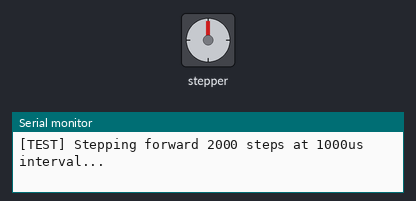
The sketch below on a simulated Arduino Uno, built with avr-gcc and run on an emulated ATmega328P. Shown: stepper motor, the last lines printed to the serial monitor. Wiring (inferred from the names in the program): stepper motor driver (200 steps per turn assumed): step pin 7; direction pin 6; enable pin 5.

Above: at 3.05 s.
At 4.55 s:
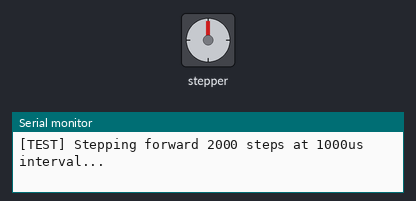
At 6.05 s:
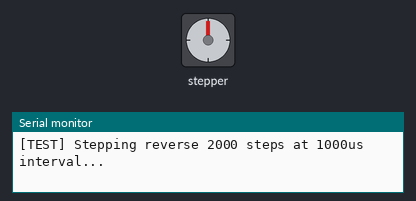
At 9.0 s:
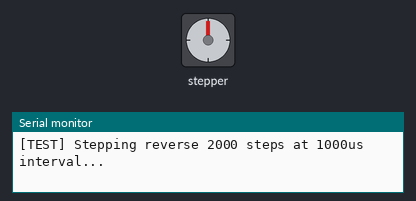
Timing chart, 0 to 10.9 s (numbered marks = the images above):
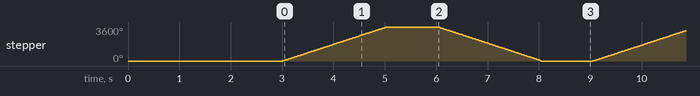

The sketch:

phase2_stepper_test.ino
```cpp
/*
 * PET2PRINT - Commissioning Phase 2: TMC2209 & 27:1 Stepper Test
 * Target: Arduino UNO R4 WiFi
 *
 * Purpose:
 * Tests the TMC2209 driver and geared NEMA17 motor without heating.
 * Verifies motor wiring coil pairs, driver enable pin, stepping pulses, and direction.
 *
 * Safety:
 * - Ensure motor coil pairs (1A/1B and 2A/2B) were verified with a multimeter before plugging in.
 * - Set TMC2209 VREF potentiometer before running.
 */

#include <Arduino.h>

#define PIN_EN    5
#define PIN_DIR   6
#define PIN_STEP  7

void setup() {
    Serial.begin(115200);
    while (!Serial && millis() < 1500);

    Serial.println(F("=== PET2PRINT COMMISSIONING: PHASE 2 STEPPER TEST ==="));

    pinMode(PIN_EN, OUTPUT);
    pinMode(PIN_DIR, OUTPUT);
    pinMode(PIN_STEP, OUTPUT);

    digitalWrite(PIN_DIR, HIGH); // Forward
    digitalWrite(PIN_STEP, LOW);

    // TMC2209 EN is active LOW
    Serial.println(F("[STEP 1] Driver disabled (EN = HIGH). Coils unpowered."));
    digitalWrite(PIN_EN, HIGH);
    delay(2000);

    Serial.println(F("[STEP 2] Driver enabled (EN = LOW). Coils holding."));
    digitalWrite(PIN_EN, LOW);
    delay(1000);
}

void loop() {
    Serial.println(F("[TEST] Stepping forward 2000 steps at 1000us interval..."));
    digitalWrite(PIN_DIR, HIGH);
    for (int i = 0; i < 2000; i++) {
        digitalWrite(PIN_STEP, HIGH);
        delayMicroseconds(4);
        digitalWrite(PIN_STEP, LOW);
        delayMicroseconds(1000);
    }
    delay(1000);

    Serial.println(F("[TEST] Stepping reverse 2000 steps at 1000us interval..."));
    digitalWrite(PIN_DIR, LOW);
    for (int i = 0; i < 2000; i++) {
        digitalWrite(PIN_STEP, HIGH);
        delayMicroseconds(4);
        digitalWrite(PIN_STEP, LOW);
        delayMicroseconds(1000);
    }
    delay(1000);
}
```

Measured:
- by itself, stepper: turns 3600° clockwise in 2.0 s, then 3600° counter-clockwise in 2.0 s, repeating every 6.0 s
